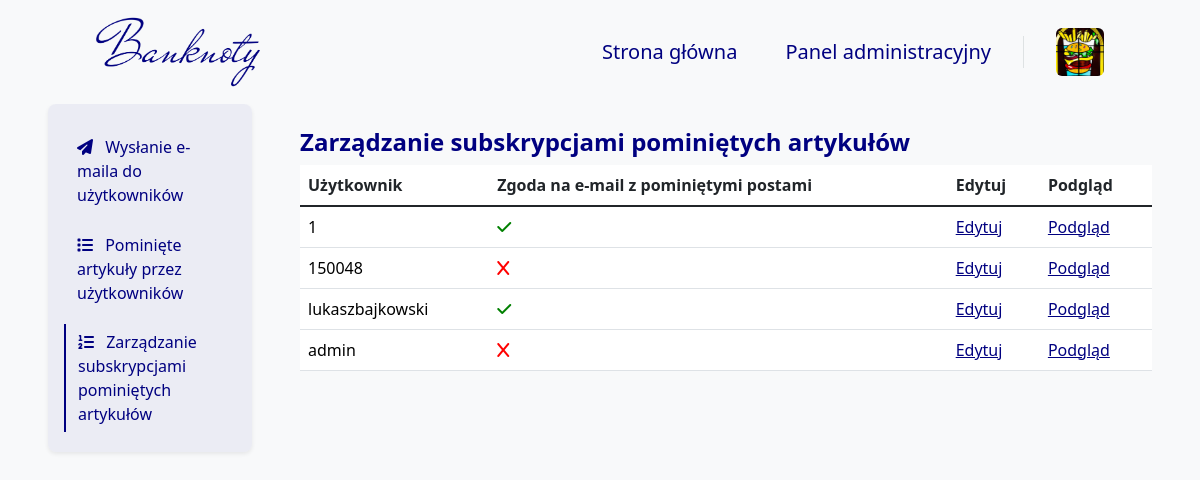
Screenshot of /skipped_posts/user/AdminPanel/ (signed in) with the database file from the repository.
### blog/models.py (models this page shows, shortened)
class Author(models.Model):
    user = models.OneToOneField(User, on_delete=models.CASCADE, verbose_name="Użytkownik")
    bio = models.TextField(
        validators=[validate_bio],
        verbose_name="O autorze", help_text="Krótka informacja o autorze, maksymalnie 512 znaków.")
    profile_pic = models.ImageField(
        null=False, blank=False,
        upload_to="images/profile/",
        verbose_name="Zdjęcie profilowe")
    author_quote = models.TextField(null=False,
                                    blank=False,
                                    validators=[validate_author_quote],
                                    verbose_name='Cytat autora',
                                    help_text="Krótkie motto autora, maksymalnie 128 znaków.")
    author_function = models.TextField(null=False,
                                       blank=False,
                                       validators=[validate_author_function],
                                       verbose_name='Stanowisko autora',
                                       help_text="Nazwa funkcji jaką pełni autor.")
    author_url = models.URLField(null=True, blank=True, verbose_name="URL do strony użytkowanika")
    pinterest_url = models.URLField(
        validators=[validate_pinterest],
        null=True, blank=True, verbose_name="URL do Pinteresta")
    facebook_url = models.URLField(
        validators=[validate_facebook],
        null=True, blank=True, verbose_name="URL do Facebooka")
    twitter_url = models.URLField(
        validators=[validate_twitter],
        null=True, blank=True, verbose_name="URL do Twittera")
    instagram_url = models.URLField(
        validators=[validate_instagram],
        null=True, blank=True, verbose_name="URL do Instagrama")
    def is_profile_pic(self):
        if self.profile_pic:
            return True
        else:
            return False
    is_profile_pic.boolean = True
    is_profile_pic.short_description = 'Profile picture'
    def is_author_url(self):
        if self.author_url:
            return True
        else:
            return False
    is_author_url.boolean = True
    is_author_url.short_description = 'Author page'
    def is_pinterest_url(self):
        if self.pinterest_url:
            return True
        else:
            return False
    is_pinterest_url.boolean = True
    is_pinterest_url.short_description = 'Pinterest page'
    def is_twitter_url(self):
        if self.twitter_url:
            return True
        else:
            return False
    is_twitter_url.boolean = True
    is_twitter_url.short_description = 'Twitter page'
    def is_facebook_url(self):
        if self.facebook_url:
            return True
        else:
            return False
    is_facebook_url.boolean = True
    is_facebook_url.short_description = 'Facebook page'
    def is_instagram_url(self):
        if self.instagram_url:
            return True
        else:
            return False
    is_instagram_url.boolean = True
    is_instagram_url.short_description = 'Instagram page'

class User(models.Model):
    GENDER_CHOICES = (
        ('M', 'Mężczyzna'),
        ('K', 'Kobieta'),
        ('I', 'Inna'),
    )
    user = models.OneToOneField(
        User,
        on_delete=models.CASCADE,
        verbose_name="Użytkownik")
    bio = models.TextField(
        null=False,
        blank=True,
        validators=[validate_bio],
        verbose_name="Bio",
        help_text="Krótka informacja o użytkowniku, maksymalnie 512 znaków.")
    profile_pic = models.ImageField(
        null=False,
        blank=False,
        default="images/profile/1.png",
        upload_to="images/user/",
        verbose_name="Zdjęcie profilowe")
    phone_number = PhoneNumberField(
        region='PL',
        null=True,
        blank=True,
        unique=True,
        verbose_name="Numer telefonu")
    gender = models.CharField(
        choices=GENDER_CHOICES,
        null=False,
        blank=False,
        default='Mężczyzna',
        verbose_name="Płeć",
        max_length=6)
    newsletter = models.BooleanField(
        default=False,
        verbose_name="Biuletyn")
    miss_news = models.BooleanField(
        default=False,
        verbose_name="Pominięte artykuły")
    meetups_news = models.BooleanField(
        default=True,
        verbose_name="Spotkania i wydarzenia")
    opportunities_news = models.BooleanField(
        default=False,
        verbose_name="Okazje z rynku aukcyjnego")
    company_news = models.BooleanField(
        default=True,
        verbose_name="Wiadomości od Banknoty")
    replay_news = models.BooleanField(
        default=False,
        verbose_name="Shot wydzarzeń na Banknoty")
    development_news = models.BooleanField(
        default=False,
        verbose_name="Informacje o rozwoju i zmianach na Banknoty")
    opened_posts = models.ManyToManyField(
        Blog,
        blank=True,
        related_name='opened_by_users',
        verbose_name="Otwarte posty"
    )
    can_be_author = models.BooleanField(
        default=False,
        verbose_name="Czy może być autorem",
        help_text='Czy wniosek na autora został rozpatrzony pozytywnie.')
    def __init__(self, *args, temp=65, **kwargs):
        self.temp = temp
        return super().__init__(*args, **kwargs)
    def is_profile_pic(self):
        if self.profile_pic == "images/profile/1.png":
            return False
        else:
            return True
    is_profile_pic.boolean = True
    is_profile_pic.short_description = 'Zdjęcie profilowe'
    def is_bio(self):
        if self.bio:
            return True
        else:
            return False
    is_bio.boolean = True
    is_bio.short_description = 'Bio'
    def is_phone_number(self):
        if self.phone_number:
            return True
        else:
            return False
    is_phone_number.boolean = True
    is_phone_number.short_description = 'Phone number'
    def is_newsletter(self):
        if self.newsletter:
            return True
        else:
            return False
    is_newsletter.boolean = True
    is_newsletter.short_description = 'Newsletter'

### blog/views_admin/newsletter/skipped_posts/skipped_posts_views.py (the view)
# urls.py: path('skipped_posts/user/AdminPanel/', skipped_posts_user_admin_panel,
@superuser_required
def skipped_posts_user_admin_panel(request):
    users = DjangoUser.objects.all().order_by('user__id')
    context = {
        'users': users,
    }
    return render(
        request,
        'AdminTemplates/Newsletter/SkippedPosts/SkippedPostsUserManageAdmin.html',
        context
    )

### templates/AdminTemplates/Newsletter/SkippedPosts/SkippedPostsUserManageAdmin.html (shortened to what this page needs)
{% extends 'base.html' %}
{% block navbar %}
    {% include 'Navbar/NavbarAdmin.html' %}
{% endblock %}
{% block content %}
    <div class="container-fluid">
        <div class="row">
            <div class="col-12 col-lg-3 px-5 px-lg-5 mx-auto bg-body-tertiary">
                {% include 'AdminTemplates/Newsletter/SkippedPosts/Elements/Navigation.html' %}
            </div>
            <div class="col-12 col-lg-9 px-5 px-lg-0 pe-lg-5 pt-4 pt-lg-3 mx-auto bg-body-tertiary mt-2">
                <h4 class="mb-0 pb-2 fw-bold text-navy">
                    Zarządzanie subskrypcjami pominiętych artykułów
                </h4>
                {% include 'AdminTemplates/Newsletter/SkippedPosts/Elements/Table/SkippedPostsUser.html' %}
            </div>
        </div>
    </div>
{% endblock %}

### templates/Navbar/Elements/DropdownUserSmallScreen.html
<a class="ms-4 nav-user" role="button" data-bs-toggle="dropdown" data-bs-auto-close="outside"
   aria-expanded="false">
    {% if user.author %}
        <img class="card-photo rounded nav-user-img" src="{{ user.author.profile_pic.url }}" alt="">
    {% else %}
        <img class="card-photo rounded nav-user-img" src="{{ user.user.profile_pic.url }}" alt="">
    {% endif %}
</a>

### templates/AdminTemplates/Newsletter/SkippedPosts/Elements/Table/SkippedPostsUser.html
<table class="table table-hover">
    <thead>
    <tr>
        <th scope="col">Użytkownik</th>
        <th scope="col">Zgoda na e-mail z pominiętymi postami</th>
        <th scope="col">Edytuj</th>
        <th scope="col">Podgląd</th>
    </tr>
    </thead>
    <tbody class="table-group-divider">
    {% for user in users %}
        <tr>
            <td>
                <a class="admin_panel_link" href="{% url 'skipped_posts_detail_admin_panel' user.pk %}">
                    {{ user.user }}
                </a>
            </td>
            <td>
                <a class="admin_panel_link" href="{% url 'skipped_posts_detail_admin_panel' user.pk %}">
                    {% if user.miss_news %}
                        <i class="fa-solid fa-check"></i>
                    {% else %}
                        <i class="fa-solid fa-x"></i>
                    {% endif %}
                </a>
            </td>
            <td>
                <a class="admin_panel_edit_link"
                   href="{% url 'skipped_posts_user_edit_admin_panel' user.pk %}">
                    Edytuj
                </a>
            </td>
            <td>
                <a class="admin_panel_edit_link"
                   href="{% url 'skipped_posts_detail_admin_panel' user.pk %}">
                    Podgląd
                </a>
            </td>
        </tr>
    {% endfor %}
    </tbody>
</table>

### blog/static/css/style.css (style rules this page uses)
.card-photo { aspect-ratio: 1/1 !important; width: 100%; max-height: 400px; object-fit: cover; object-position: center; }
::placeholder { color: navy !important; opacity: 1; }
.fa-x { min-width: 16px; min-height: 16px; color: red; transition: color 0.5s ease; }
.fa-check { min-width: 16px; min-height: 16px; color: green; }
.admin_panel_link:link { text-decoration: none !important; color: black; }
.admin_panel_edit_link { color: navy; }

### blog/static/css/Authors.css (style rules this page uses)
.text-navy { color: navy; }

### blog/static/css/Author.css (style rules this page uses)
.text-navy { color: navy; }

### blog/static/css/Navbar.css (style rules this page uses)
.nav-user { line-height: 32px; }
.nav-user-img { height: 48px; width: 48px; }

### rows the page displays
User: user "1", miss_news True (drawn)
User: user "150048", miss_news False (drawn)
User: user "lukaszbajkowski", miss_news True (drawn)
User: user "admin", miss_news False (drawn)
